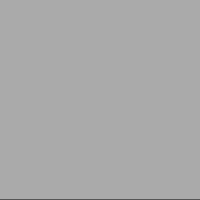
Frame 1 (no input)
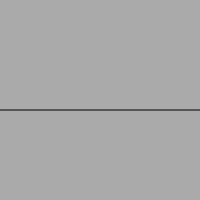
Frame 60 (no input)
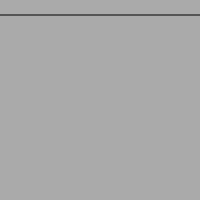
Frame 120 (the mouse pressed at the canvas centre since frame 60)

The p5.js sketch that drew these frames (run headless with seeded random() and noise() and a simulated clock; from frame 60 on, the mouse is pressed at the canvas centre):

// p5.js sketch
// ── sketch.js
// mousePressed & mouseReleased`

var y = 0;
var dy = -5;

function setup() {
  createCanvas(200, 200);
  frameRate(100);
};

function draw() {
  background("#aaa");
  y+=dy;
  if(y < 0) y = height;
  if(y > height) y = 0;
  line(0,y,height,y)
};

function mousePressed(){
  noLoop();
};

function mouseReleased(){
  loop();
  dy *= -1
};
